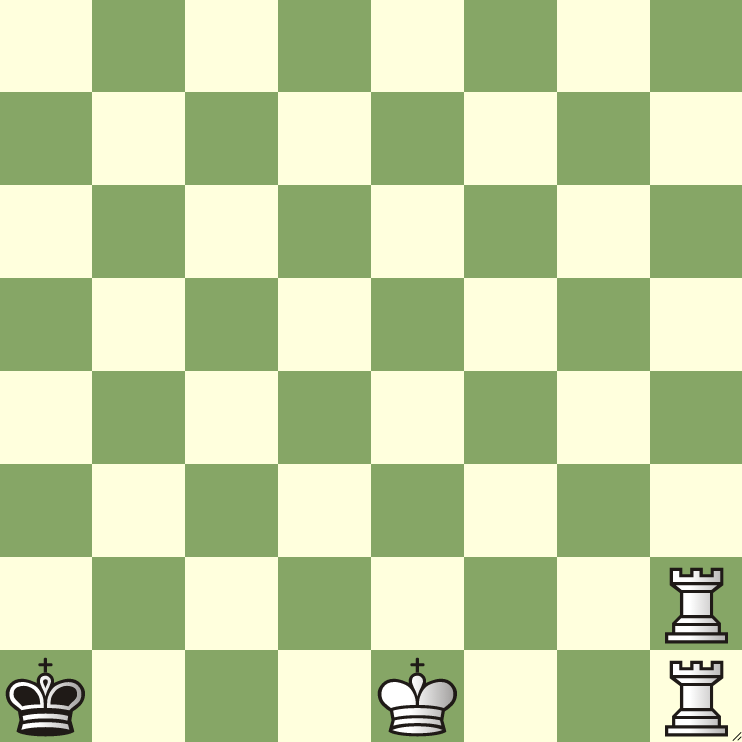
%> input picture img/cas1.png, 742 x 742 px
$ octave chess.m   (GNU Octave 9; MATLAB toolbox functions it lacks are replaced by stand-ins)
%> lines starting %> are read from the running program, lines starting %| are printed output that depends on the picture
%> further down, img is the input picture: size 742x742x3 uint8; mean R, G, B 193.7, 209, 161.4
### src/getSquares.m
function Squares=getSquares(img)


    % reads in the image
    % pads the image to allow detection of side borders
    board = padarray(img,[1 1],0,'both');
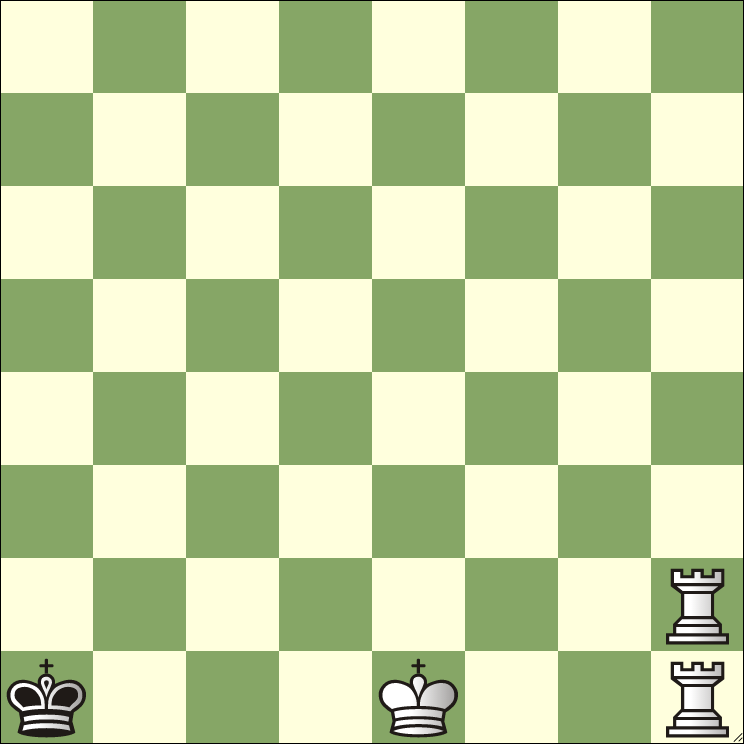
%> board: size 744x744x3 uint8; mean R, G, B 192.6, 207.9, 160.5

    grayBoard = rgb2gray(board); % converts to grayscale
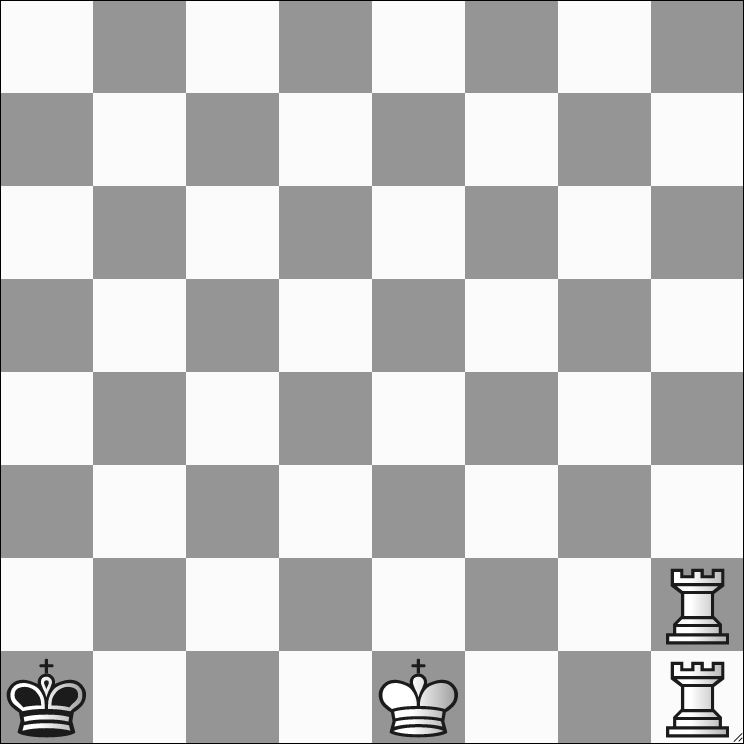
%> grayBoard: size 744x744 uint8; min 0, max 255, mean 197.8
    cannyEdges = edge(grayBoard, 'canny'); % Uses canny edge detection to identify the cells
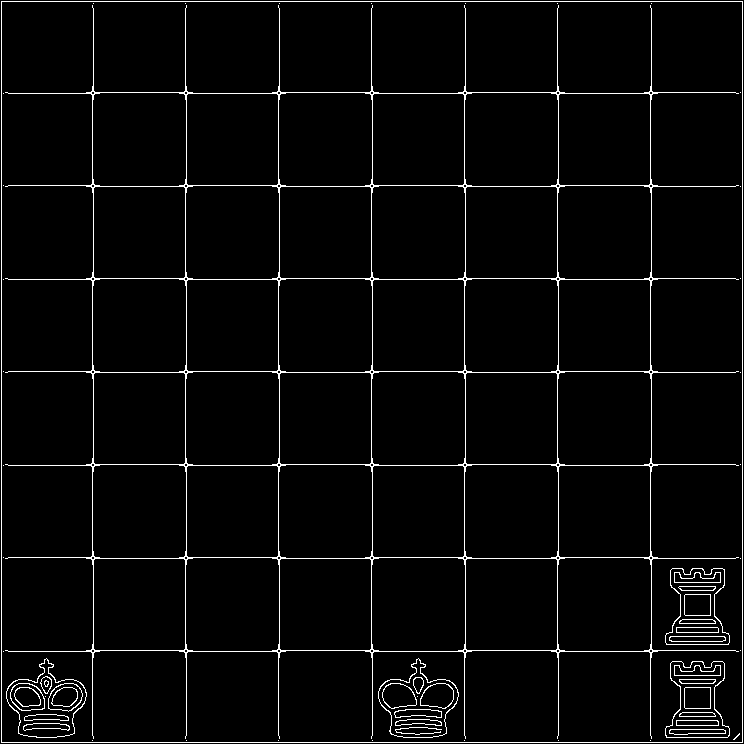
%> cannyEdges: size 744x744 logical; 3.3% white in thin lines or dots

    [H, theta, rho] = hough(cannyEdges); % Uses hough transform to
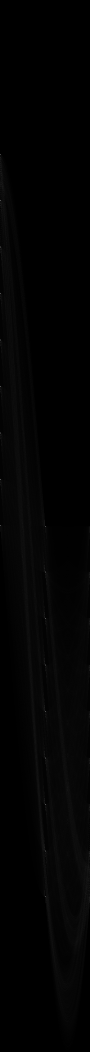
%> H: size 2103x180 double (shown at 1/2 size); min 0, max 742, mean 8.6; drawn with min black and max white
%> theta = 180 values from -90 to 89; rho = 2103 values from -1051 to 1051

    numPeaks = 18;
    peaks = houghpeaks(H, numPeaks,'Threshold',30);
%> peaks = 18 rows, first 12: [310 1; 1051 1; 1053 91; 1794 91; 401 1; 494 1; 587 1; 680 1; 773 1; 866 1; 959 1; 1144 91]

%> the run ends on the next line
    lines = houghlines(grayBoard,theta,rho,peaks,'FillGap',5,'minLen',15);

    points = [32, 3];


    for k=1:length(lines)
        xy = [lines(k).point1; lines(k).point2];
        points(k, 1) = lines(k).point1(1);
        points(k, 2) = lines(k).point1(2);
        points(k, 3) = lines(k).theta;
    end

    % hold off

    points = sortrows(points, 3);

    horzPoints = points(1:9, 2);
    horzPoints = sort(horzPoints);

    vertPoints = points(10:end, 1);
    vertPoints = sort(vertPoints);

    Squares = cell([1, 64]); % 64 length array of matrices that are 100x100x3
                             % every square of the board

    % Grabbing the area inside each square on the board
    % Goes column by column
    for i=1:length(horzPoints)-1
        for j=1:length(vertPoints)-1
            Squares{(i-1)*8+j}(:,:, 1) = board(horzPoints(j):horzPoints(j+1), ...
                vertPoints(i):vertPoints(i+1), 1);
            Squares{(i-1)*8+j}(:,:, 2) = board(horzPoints(j):horzPoints(j+1), ...
                vertPoints(i):vertPoints(i+1), 2);
            Squares{(i-1)*8+j}(:,:, 3) = board(horzPoints(j):horzPoints(j+1), ...
                vertPoints(i):vertPoints(i+1), 3);
        end
    end


end

### src/chess.m
clear
clc

% load board image
img=imread('../img/cas1.png');

% get individual images of squares
squares=getSquares(img);

$ run again, with img/L1[1].png copied over img/cas1.png
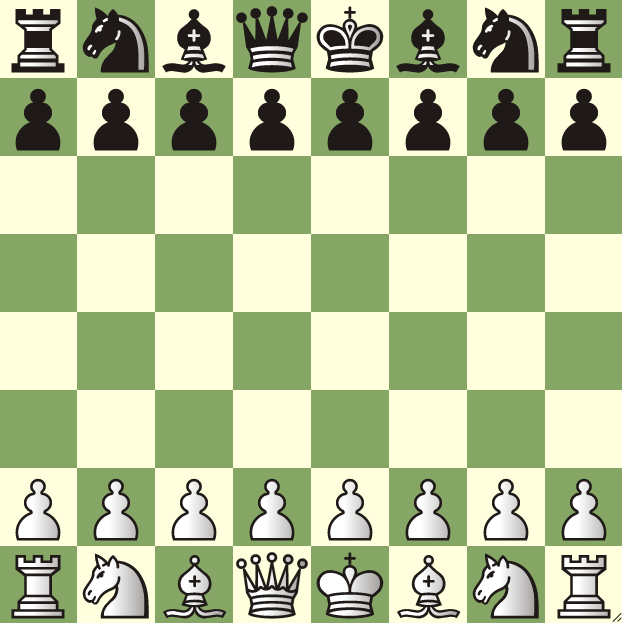
%> input picture img/L1[1].png, 622 x 623 px
%> img is the input picture: size 623x622x3 uint8; mean R, G, B 179.3, 192, 151
%> in getSquares, `cannyEdges = edge(grayBoard, 'canny');`:
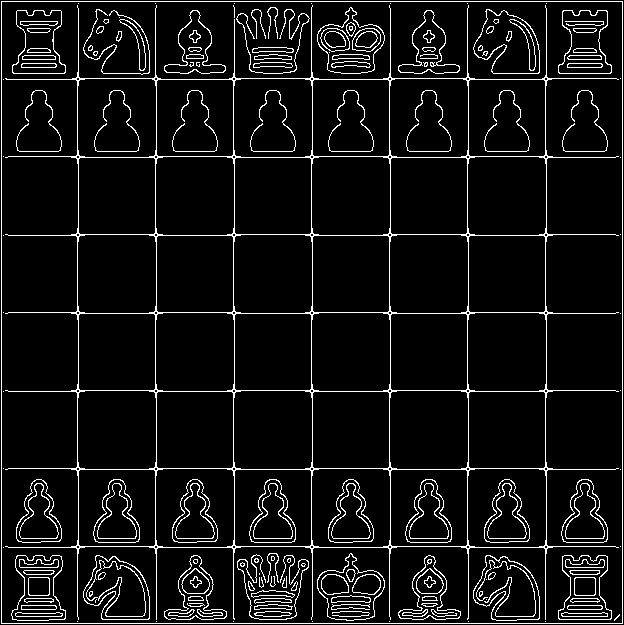
%> cannyEdges: size 625x624 logical; 7.1% white in thin lines or dots
%> in getSquares, `[H, theta, rho] = hough(cannyEdges);`:
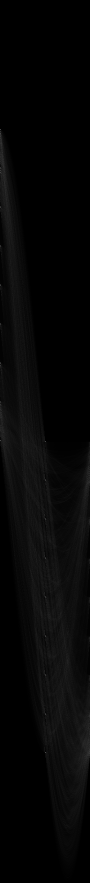
%> H: size 1765x180 double (shown at 1/2 size); min 0, max 623, mean 15.8; drawn with min black and max white
%> theta = 180 values from -90 to 89; rho = 1765 values from -882 to 882
%> peaks = 18 rows, first 12: [884 91; 1505 91; 260 1; 882 1; 961 91; 1194 91; 1273 91; 1351 91; 336 1; 414 1; 492 1; 570 1]
